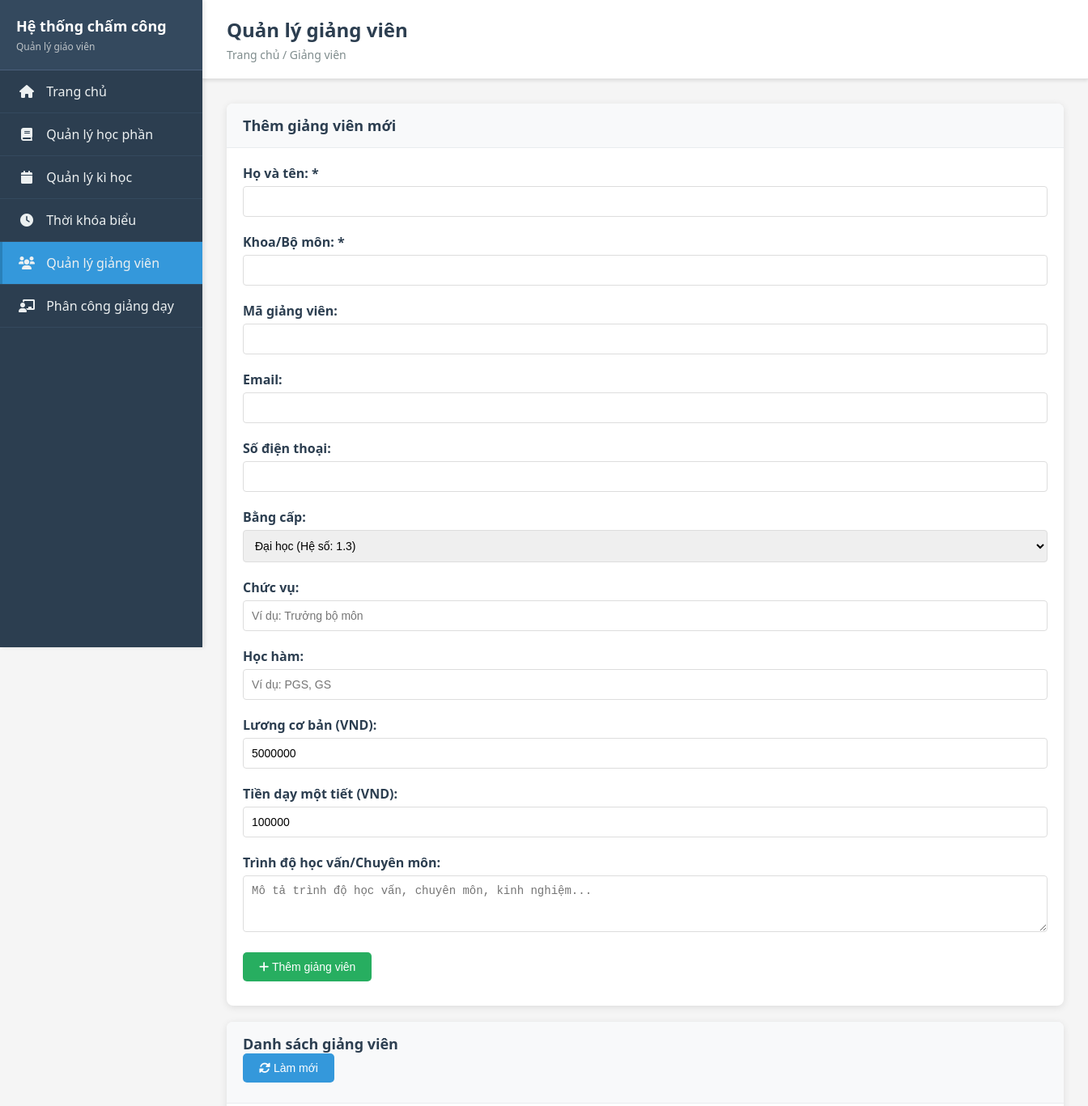
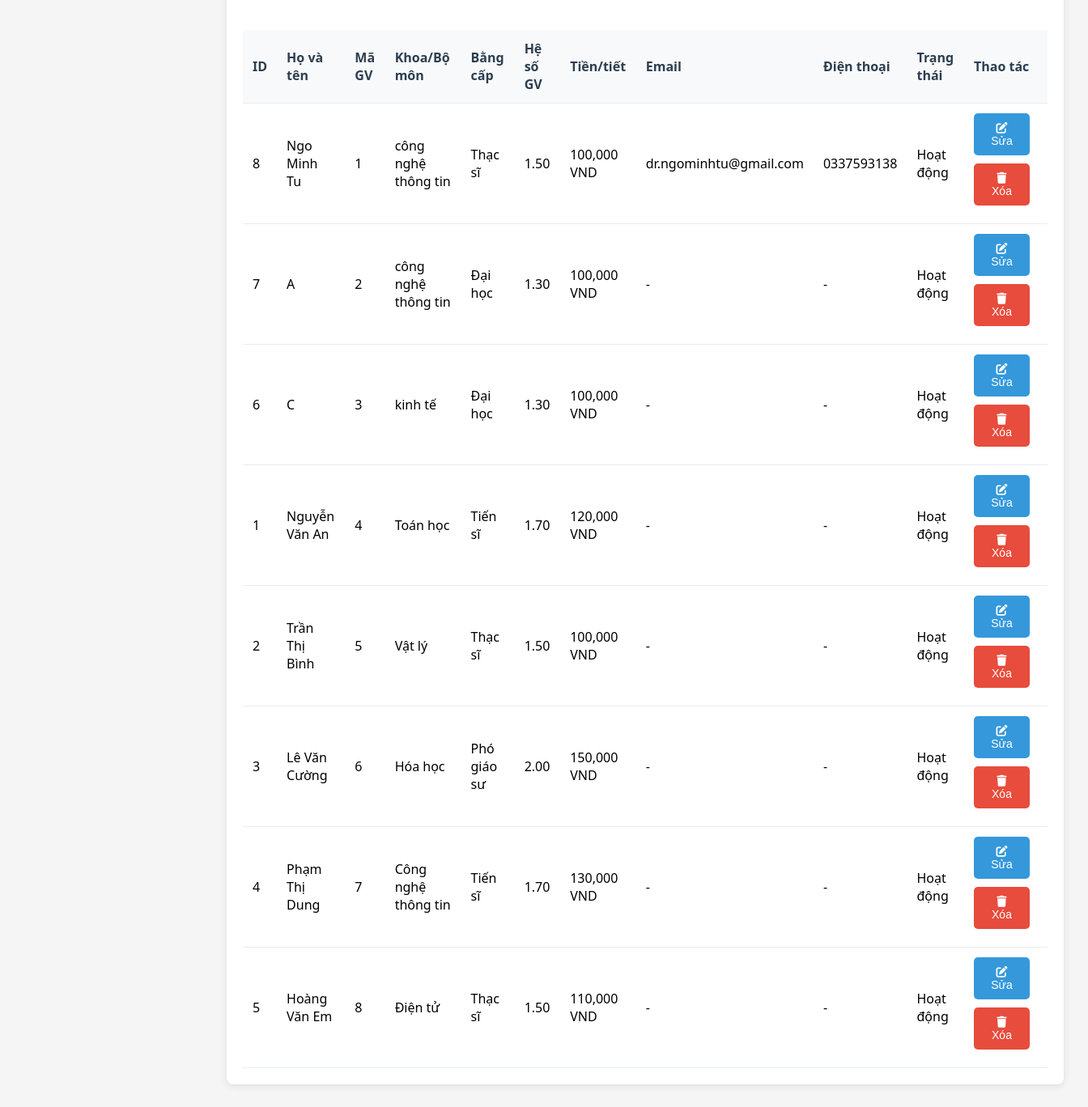
The page /teachers on the database its author committed (2 pictures, top to bottom).
### backend/models/teacher.py (models this page shows, shortened)
class Teacher(BaseModel):
    __tablename__ = 'teachers'
    name = db.Column(db.String(100), nullable=False)
    employee_code = db.Column(db.String(20), unique=True, nullable=True)
    email = db.Column(db.String(100), unique=True, nullable=True)
    phone = db.Column(db.String(15), nullable=True)
    department = db.Column(db.String(100), nullable=False)
    position = db.Column(db.String(100), nullable=True)  # Chức vụ
    qualifications = db.Column(db.String(200), nullable=True)  # Trình độ học vấn
    academic_rank = db.Column(db.String(50), nullable=True)  # Học hàm (GS, PGS, TS...)
    degree = db.Column(db.String(50), nullable=True)  # Học vị (Thạc sĩ, Tiến sĩ...)
    degree_level = db.Column(db.String(20), default='dai_hoc')  # Lưu dưới dạng string
    employee_type = db.Column(db.String(20), default='lecturer')  # Lưu dưới dạng string
    base_salary = db.Column(db.Numeric(12, 2), default=0)  # Lương cơ bản
    hourly_rate = db.Column(db.Numeric(10, 2), default=100000)  # Tiền dạy một tiết
    teacher_coefficient = db.Column(db.Numeric(3, 2), default=1.3)  # Hệ số giáo viên
    is_active = db.Column(db.Boolean, default=True)
    hire_date = db.Column(db.DateTime, nullable=True)
    @property
    def auto_teacher_coefficient(self):
        coefficient_map = {
            'dai_hoc': 1.3,
            'thac_si': 1.5,
            'tien_si': 1.7,
            'pho_giao_su': 2.0,
            'giao_su': 2.5
        }
        return coefficient_map.get(self.degree_level, 1.3)
    @property
    def degree_level_display(self):
        display_map = {
            'dai_hoc': 'Đại học',
            'thac_si': 'Thạc sĩ',
            'tien_si': 'Tiến sĩ',
            'pho_giao_su': 'Phó giáo sư',
            'giao_su': 'Giáo sư'
        }
        return display_map.get(self.degree_level, 'Đại học')
    def to_dict(self):
        base_dict = super().to_dict()
        teacher_dict = {
            'name': self.name,
            'employee_code': self.employee_code,
            'email': self.email,
            'phone': self.phone,
            'department': self.department,
            'position': self.position,
            'qualifications': self.qualifications,
            'academic_rank': self.academic_rank,
            'degree': self.degree,
            'degree_level': self.degree_level,
            'degree_level_display': self.degree_level_display,
            'employee_type': self.employee_type,
            'base_salary': float(self.base_salary) if self.base_salary else 0,
            'hourly_rate': float(self.hourly_rate) if self.hourly_rate else 0,
            'teacher_coefficient': float(self.teacher_coefficient) if self.teacher_coefficient else 1.3,
            'auto_teacher_coefficient': self.auto_teacher_coefficient,
            'is_active': self.is_active,
            'hire_date': self.hire_date.isoformat() if self.hire_date else None
        }
        return {**base_dict, **teacher_dict}

### backend/app.py (the view)
@app.route('/teachers')
def teachers():
    try:
        teachers_query = Teacher.query.order_by(Teacher.created_at.desc())
        teachers_list = []
        for teacher in teachers_query:
            try:
                teacher_dict = teacher.to_dict()
                teachers_list.append(teacher)
            except Exception as enum_error:
                print(f"Error processing teacher {teacher.id}: {enum_error}")
                if hasattr(teacher, 'degree_level') and teacher.degree_level not in ['dai_hoc', 'thac_si', 'tien_si', 'pho_giao_su', 'giao_su']:
                    teacher.degree_level = 'dai_hoc'
                    teacher.save()
                teachers_list.append(teacher)
        return render_template('teachers.html', teachers=teachers_list)
    except Exception as e:
        print(f"Error in teachers route: {e}")
        return render_template('teachers.html', teachers=[])

### backend/models/base.py (called while the page is built)
    def to_dict(self):
        return {
            'id': self.id,
            'created_at': self.created_at.isoformat() if self.created_at else None,
            'updated_at': self.updated_at.isoformat() if self.updated_at else None
        }

### frontend/templates/teachers.html (shortened to what this page needs)
<!DOCTYPE html>
<html lang="en">
<head>
    <link rel="stylesheet" href="{{ url_for('static', filename='css/style.css') }}">
</head>
<body>
    {% extends "base.html" %}
    {% block page_title %}Quản lý giảng viên{% endblock %}
    {% block breadcrumb %}Trang chủ / Giảng viên{% endblock %}
    {% block content %}
    <div class="card">
        <div class="card-header">
            <h3>Thêm giảng viên mới</h3>
        </div>
        <div class="card-body">
            <form id="teacher-form">
                <div class="row">
                    <div class="col-md-6">
                        <div class="form-group">
                            <label for="teacher-name">Họ và tên: <span class="text-danger">*</span></label>
                            <input type="text" id="teacher-name" name="name" class="form-control" required>
                        </div>
                        <div class="form-group">
                            <label for="teacher-department">Khoa/Bộ môn: <span class="text-danger">*</span></label>
                            <input type="text" id="teacher-department" name="department" class="form-control" required>
                        </div>
                        <div class="form-group">
                            <label for="teacher-employee-code">Mã giảng viên:</label>
                            <input type="text" id="teacher-employee-code" name="employee_code" class="form-control">
                        </div>
                        <div class="form-group">
                            <label for="teacher-email">Email:</label>
                            <input type="email" id="teacher-email" name="email" class="form-control">
                        </div>
                        <div class="form-group">
                            <label for="teacher-phone">Số điện thoại:</label>
                            <input type="tel" id="teacher-phone" name="phone" class="form-control">
                        </div>
                    </div>
                    <div class="col-md-6">
                        <div class="form-group">
                            <label for="teacher-degree-level">Bằng cấp:</label>
                            <select id="teacher-degree-level" name="degree_level" class="form-control">
                                <option value="dai_hoc">Đại học (Hệ số: 1.3)</option>
                            </select>
                        </div>
                        <div class="form-group">
                            <label for="teacher-position">Chức vụ:</label>
                            <input type="text" id="teacher-position" name="position" class="form-control" placeholder="Ví dụ: Trưởng bộ môn">
                        </div>
                        <div class="form-group">
                            <label for="teacher-academic-rank">Học hàm:</label>
                            <input type="text" id="teacher-academic-rank" name="academic_rank" class="form-control" placeholder="Ví dụ: PGS, GS">
                        </div>
                        <div class="form-group">
                            <label for="teacher-base-salary">Lương cơ bản (VND):</label>
                            <input type="number" id="teacher-base-salary" name="base_salary" class="form-control" min="0" value="5000000">
                        </div>
                        <div class="form-group">
                            <label for="teacher-hourly-rate">Tiền dạy một tiết (VND):</label>
                            <input type="number" id="teacher-hourly-rate" name="hourly_rate" class="form-control" min="0" value="100000">
                        </div>
                    </div>
                </div>
                <div class="form-group">
                    <label for="teacher-qualifications">Trình độ học vấn/Chuyên môn:</label>
                    <textarea id="teacher-qualifications" name="qualifications" class="form-control" rows="3" placeholder="Mô tả trình độ học vấn, chuyên môn, kinh nghiệm..."></textarea>
                </div>
                <button type="submit" class="btn btn-success" id="submit-btn">
                    <i class="fas fa-plus"></i> Thêm giảng viên
                </button>
            </form>
        </div>
    </div>
    <div class="card">
        <div class="card-header">
            <h3>Danh sách giảng viên</h3>
            <button class="btn btn-info btn-sm" onclick="refreshTeachersList()">
                <i class="fas fa-sync-alt"></i> Làm mới
            </button>
        </div>
        <div class="card-body">
            <div class="table-responsive">
                <table class="table table-striped" id="teachers-table">
                    <thead>
                        <tr>
                            <th>ID</th>
                            <th>Họ và tên</th>
                            <th>Mã GV</th>
                            <th>Khoa/Bộ môn</th>
                            <th>Bằng cấp</th>
                            <th>Hệ số GV</th>
                            <th>Tiền/tiết</th>
                            <th>Email</th>
                            <th>Điện thoại</th>
                            <th>Trạng thái</th>
                            <th>Thao tác</th>
                        </tr>
                    </thead>
                    <tbody id="teachers-tbody">
                        {% for teacher in teachers %}
                        <tr data-teacher-id="{{ teacher.id }}">
                            <td>{{ teacher.id }}</td>
                            <td>{{ teacher.name }}</td>
                            <td>{{ teacher.employee_code or '-' }}</td>
                            <td>{{ teacher.department }}</td>
                            <td>{{ teacher.degree_level_display }}</td>
                            <td>{{ "%.2f"|format(teacher.teacher_coefficient) }}</td>
                            <td>{{ "{:,.0f}".format(teacher.hourly_rate) }} VND</td>
                            <td>{{ teacher.email or '-' }}</td>
                            <td>{{ teacher.phone or '-' }}</td>
                            <td>
                                <span class="badge badge-{{ 'success' if teacher.is_active else 'secondary' }}">
                                    {{ 'Hoạt động' if teacher.is_active else 'Ngưng' }}
                                </span>
                            </td>
                            <td>
                                <button class="btn btn-sm btn-info" onclick="editTeacher({{ teacher.id }})">
                                    <i class="fas fa-edit"></i> Sửa
                                </button>
                                <button class="btn btn-sm btn-danger" onclick="deleteTeacher({{ teacher.id }})">
                                    <i class="fas fa-trash"></i> Xóa
                                </button>
                            </td>
                        </tr>
                        {% endfor %}
                    </tbody>
                </table>
            </div>
        </div>
    </div>
    {% endblock %}

### frontend/static/css/style.css (style rules this page uses)
* { margin: 0; padding: 0; box-sizing: border-box; }
body { font-family: 'Segoe UI', Tahoma, Geneva, Verdana, sans-serif; background-color: #f5f5f5; display: flex; min-height: 100vh; }
.card { background: white; border-radius: 8px; box-shadow: 0 2px 10px rgba(0,0,0,0.1); margin-bottom: 20px; overflow: hidden; }
.card-header { background-color: #f8f9fa; padding: 15px 20px; border-bottom: 1px solid #e9ecef; }
.card-header h3 { color: #2c3e50; font-size: 18px; font-weight: 600; }
.card-body { padding: 20px; }
.btn { display: inline-block; padding: 10px 20px; background-color: #3498db; color: white; text-decoration: none; border-radius: 5px; border: none; cursor: pointer; font-size: 14px; transition: background-color 0.3s; margin-right: 10px; margin-bottom: 10px; }
.btn-success { background-color: #27ae60; }
.btn-danger { background-color: #e74c3c; }
.table { width: 100%; border-collapse: collapse; margin-top: 20px; }
.table th, .table td { padding: 12px; text-align: left; border-bottom: 1px solid #e9ecef; }
.table th { background-color: #f8f9fa; font-weight: 600; color: #2c3e50; }
.form-group { margin-bottom: 20px; }
.form-group label { display: block; margin-bottom: 5px; font-weight: 600; color: #2c3e50; }
.form-control { width: 100%; padding: 10px; border: 1px solid #ddd; border-radius: 4px; font-size: 14px; }

### rows shown on the page
Teacher: id "8", name "Ngo Minh Tu", employee_code "1", department "công nghệ thông tin", degree_level_display "Thạc sĩ", teacher_coefficient "1.50", hourly_rate "100,000", email "dr.ngominhtu@gmail.com", phone "0337593138", is_active "Hoạt động"
Teacher: id "7", name "A", employee_code "2", department "công nghệ thông tin", degree_level_display "Đại học", teacher_coefficient "1.30", hourly_rate "100,000", email "-", phone "-", is_active "Hoạt động"
Teacher: id "6", name "C", employee_code "3", department "kinh tế", degree_level_display "Đại học", teacher_coefficient "1.30", hourly_rate "100,000", email "-", phone "-", is_active "Hoạt động"
Teacher: id "1", name "Nguyễn Văn An", employee_code "4", department "Toán học", degree_level_display "Tiến sĩ", teacher_coefficient "1.70", hourly_rate "120,000", email "-", phone "-", is_active "Hoạt động"
Teacher: id "2", name "Trần Thị Bình", employee_code "5", department "Vật lý", degree_level_display "Thạc sĩ", teacher_coefficient "1.50", hourly_rate "100,000", email "-", phone "-", is_active "Hoạt động"
Teacher: id "3", name "Lê Văn Cường", employee_code "6", department "Hóa học", degree_level_display "Phó giáo sư", teacher_coefficient "2.00", hourly_rate "150,000", email "-", phone "-", is_active "Hoạt động"
Teacher: id "4", name "Phạm Thị Dung", employee_code "7", department "Công nghệ thông tin", degree_level_display "Tiến sĩ", teacher_coefficient "1.70", hourly_rate "130,000", email "-", phone "-", is_active "Hoạt động"
Teacher: id "5", name "Hoàng Văn Em", employee_code "8", department "Điện tử", degree_level_display "Thạc sĩ", teacher_coefficient "1.50", hourly_rate "110,000", email "-", phone "-", is_active "Hoạt động"
